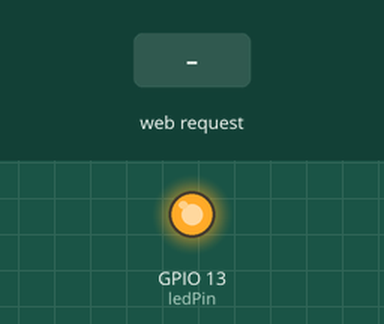
The sketch below on a simulated ESP8266 (NodeMCU). Shown: output pins drawn as LEDs (lit = HIGH). Inputs (shaded band) come from the test bench. WiFi joins after 1.5 s; servers stay silent unless stated; what the sketch prints to the serial monitor is not drawn.

Above: at 2.7 s.
2.8 s: HTTP request GET /led/0 received
At 3.7 s:
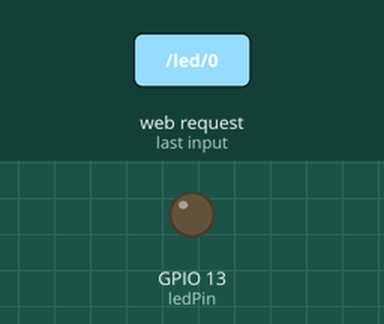
4.3 s: HTTP request GET /led/1 received
At 4.8 s:
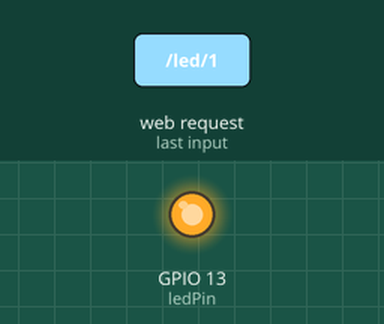
Timing chart, 0 to 7.3 s (numbered marks = the images above; inputs shaded):
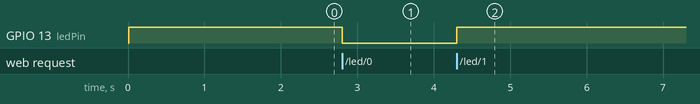

The sketch:

nodemcu.ino
```cpp
/*
 *  This sketch demonstrates how to set up a simple HTTP-like server.
 *  The server will set a GPIO pin depending on the request
 *    http://server_ip/led/0 will set the GPIO2 low,
 *    http://server_ip/led/1 will set the GPIO2 high
 *  server_ip is the IP address of the ESP8266 module, will be
 *  printed to Serial when the module is connected.
 */
#include <ESP8266WiFi.h>


const char* ssid = "wifiName";
const char* password = "password";

// Create an instance of the server
// specify the port to listen on as an argument
WiFiServer server(800);
int ledPin = 13;

void setup() {
  Serial.begin(9600);
  delay(10);

  // prepare GPIO13 (D7)
  pinMode(ledPin, OUTPUT);
  digitalWrite(ledPin, 1);

  // Connect to WiFi network
  Serial.println();
  Serial.println();
  Serial.print("Connecting to ");
  Serial.println(ssid);

  WiFi.begin(ssid, password);

  while (WiFi.status() != WL_CONNECTED) {
    delay(500);
    Serial.print(".");
  }
  Serial.println("");
  Serial.println("WiFi connected");

  // Start the server
  server.begin();
  Serial.println("Server started");

  // Print the IP address
  Serial.println(WiFi.localIP());
}

void loop() {
  // Check if a client has connected

  WiFiClient client = server.available();
  if (!client) {
    return;
  }

  // Wait until the client sends some data
  Serial.println("new client");
  while(!client.available()){
    delay(1);
  }

  // Read the first line of the request
  String req = client.readStringUntil('\r');
  Serial.println(req);
  client.flush();

  // Match the request
  int val = 1;
  if (req.indexOf("/led/0") != -1)  // led=on
    val = 0;
  else if (req.indexOf("/led/1") != -1)
    val = 1;
  else {
    Serial.println("invalid request");
    client.stop();
    return;
  }

  // Set GPIO2 according to the request
  digitalWrite(ledPin, val);

  client.flush();

   // Return the response
  client.println("HTTP/1.1 200 OK");
  client.println("Content-Type: text/html");
  client.println(""); //  do not forget this one
  client.print("Led pin is now: ");

  if(val == 1) {
    client.print("Off");
  } else {
    client.print("On");
  }
  Serial.println("Client disonnected");

  // The client will actually be disconnected
  // when the function returns and 'client' object is detroyed
}
```

Measured:
- after the input at 2.8 s, GPIO 13 (ledPin): HIGH → LOW at once
- after the input at 4.3 s, GPIO 13 (ledPin): LOW → HIGH at once
